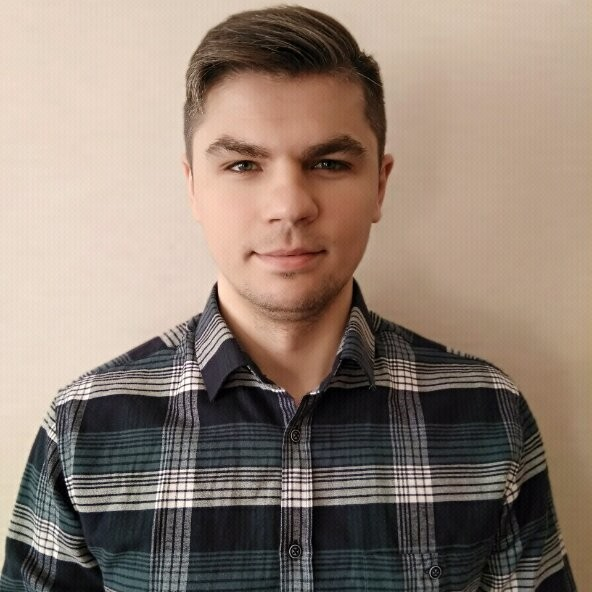
#> input picture assets/profile/photo-original.jpeg, 592 x 592 px
$ python prepare-profile-photo.py
#> lines starting #> are read from the running program, lines starting #| are printed output that depends on the picture
#> in main, img is the input picture: PIL image 592x592 RGB; mean R, G, B 145.4, 128.7, 116.4
#!/usr/bin/env python3
"""
prepare-profile-photo.py — Prepare a circular profile photo for CV use.

Input:  assets/profile/photo-original.jpeg
Output: assets/profile/photo-cv-round.png
"""

import sys
import os

try:
    from PIL import Image, ImageDraw
except ImportError:
    print("Error: Pillow is not installed.")
    print("Install it with:")
    print("  python -m pip install pillow")
    sys.exit(1)

SCRIPT_DIR = os.path.dirname(os.path.abspath(__file__))
PROJECT_ROOT = os.path.dirname(SCRIPT_DIR)

INPUT_PATH = os.path.join(PROJECT_ROOT, "assets", "profile", "photo-original.jpeg")
OUTPUT_PATH = os.path.join(PROJECT_ROOT, "assets", "profile", "photo-cv-round.png")
SIZE = 400


def crop_to_centered_square(img: Image.Image) -> Image.Image:
    w, h = img.size
#> w = 592; h = 592
    side = min(w, h)
#> side = 592
    left = (w - side) // 2
#> left = 0
    top = (h - side) // 2
#> top = 0
    return img.crop((left, top, left + side, top + side))


def apply_circular_mask(img: Image.Image) -> Image.Image:
    img = img.convert("RGBA")
#> img: PIL image 400x400 RGBA
    mask = Image.new("L", img.size, 0)
#> mask: PIL image 400x400 L; every value is 0
    draw = ImageDraw.Draw(mask)
    draw.ellipse((0, 0, img.size[0], img.size[1]), fill=255)
    result = Image.new("RGBA", img.size, (0, 0, 0, 0))
#> result: PIL image 400x400 RGBA; every value is 0
    result.paste(img, mask=mask)
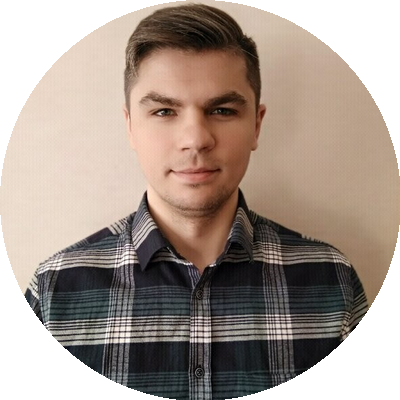
#> result: PIL image 400x400 RGBA; mean R, G, B, A 112.9, 98.7, 89, 201.1; transparent parts drawn white
    return result


def main():
    if not os.path.isfile(INPUT_PATH):
        print(f"Error: Input file not found: {INPUT_PATH}")
        print("Place the original photo at:")
        print(f"  assets/profile/photo-original.jpeg")
        sys.exit(1)

    print(f"Input:  {INPUT_PATH}")

    img = Image.open(INPUT_PATH)
    img = crop_to_centered_square(img)
    img = img.resize((SIZE, SIZE), Image.LANCZOS)
    img = apply_circular_mask(img)

    os.makedirs(os.path.dirname(OUTPUT_PATH), exist_ok=True)
    img.save(OUTPUT_PATH, "PNG")

    print(f"Output: {OUTPUT_PATH}")
    print("Done.")


if __name__ == "__main__":
    main()
